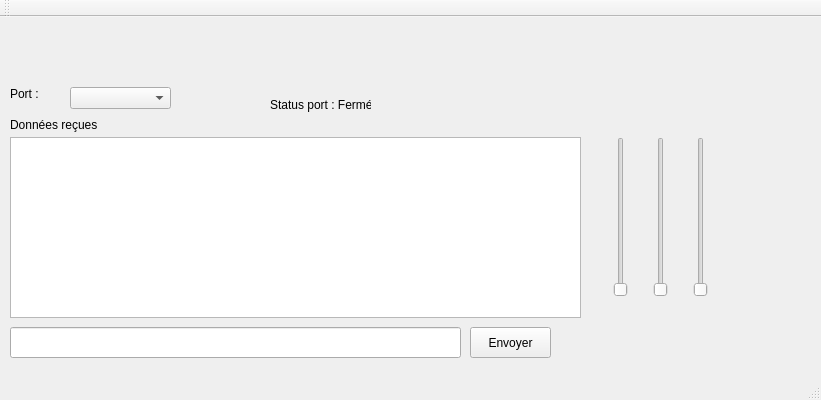
<?xml version="1.0" encoding="UTF-8"?>
<ui version="4.0">
 <class>QtWidgetsApplication2Class</class>
 <widget class="QMainWindow" name="QtWidgetsApplication2Class">
  <property name="geometry">
   <rect>
    <x>0</x>
    <y>0</y>
    <width>821</width>
    <height>400</height>
   </rect>
  </property>
  <property name="windowTitle">
   <string>QtWidgetsApplication2</string>
  </property>
  <widget class="QWidget" name="centralWidget">
   <widget class="QLabel" name="label">
    <property name="geometry">
     <rect>
      <x>10</x>
      <y>70</y>
      <width>47</width>
      <height>13</height>
     </rect>
    </property>
    <property name="text">
     <string>Port :</string>
    </property>
   </widget>
   <widget class="QComboBox" name="portComboBox">
    <property name="geometry">
     <rect>
      <x>70</x>
      <y>70</y>
      <width>101</width>
      <height>22</height>
     </rect>
    </property>
   </widget>
   <widget class="QLabel" name="label_2">
    <property name="geometry">
     <rect>
      <x>10</x>
      <y>100</y>
      <width>91</width>
      <height>16</height>
     </rect>
    </property>
    <property name="text">
     <string>Données reçues :</string>
    </property>
   </widget>
   <widget class="QTextEdit" name="textEdit">
    <property name="geometry">
     <rect>
      <x>10</x>
      <y>120</y>
      <width>571</width>
      <height>181</height>
     </rect>
    </property>
   </widget>
   <widget class="QPushButton" name="pushButton_2">
    <property name="geometry">
     <rect>
      <x>470</x>
      <y>310</y>
      <width>81</width>
      <height>31</height>
     </rect>
    </property>
    <property name="text">
     <string>Envoyer</string>
    </property>
   </widget>
   <widget class="QLabel" name="portStatusLabel">
    <property name="geometry">
     <rect>
      <x>270</x>
      <y>80</y>
      <width>101</width>
      <height>16</height>
     </rect>
    </property>
    <property name="text">
     <string>Status port : Fermé</string>
    </property>
   </widget>
   <widget class="QLineEdit" name="lineEdit">
    <property name="geometry">
     <rect>
      <x>10</x>
      <y>310</y>
      <width>451</width>
      <height>31</height>
     </rect>
    </property>
   </widget>
   <widget class="QSlider" name="verticalSlider">
    <property name="geometry">
     <rect>
      <x>610</x>
      <y>120</y>
      <width>22</width>
      <height>160</height>
     </rect>
    </property>
    <property name="maximum">
     <number>1024</number>
    </property>
    <property name="orientation">
     <enum>Qt::Vertical</enum>
    </property>
   </widget>
   <widget class="QSlider" name="verticalSlider_2">
    <property name="geometry">
     <rect>
      <x>650</x>
      <y>120</y>
      <width>22</width>
      <height>160</height>
     </rect>
    </property>
    <property name="maximum">
     <number>1024</number>
    </property>
    <property name="orientation">
     <enum>Qt::Vertical</enum>
    </property>
   </widget>
   <widget class="QSlider" name="verticalSlider_3">
    <property name="geometry">
     <rect>
      <x>690</x>
      <y>120</y>
      <width>22</width>
      <height>160</height>
     </rect>
    </property>
    <property name="maximum">
     <number>1024</number>
    </property>
    <property name="orientation">
     <enum>Qt::Vertical</enum>
    </property>
   </widget>
  </widget>
  <widget class="QMenuBar" name="menuBar">
   <property name="geometry">
    <rect>
     <x>0</x>
     <y>0</y>
     <width>821</width>
     <height>21</height>
    </rect>
   </property>
  </widget>
  <widget class="QToolBar" name="mainToolBar">
   <attribute name="toolBarArea">
    <enum>TopToolBarArea</enum>
   </attribute>
   <attribute name="toolBarBreak">
    <bool>false</bool>
   </attribute>
  </widget>
  <widget class="QStatusBar" name="statusBar"/>
 </widget>
 <layoutdefault spacing="6" margin="11"/>
 <resources>
  <include location="QtWidgetsApplication2.qrc"/>
 </resources>
 <connections/>
 <slots>
  <slot>onOpenPortButtonClicked()</slot>
 </slots>
</ui>
